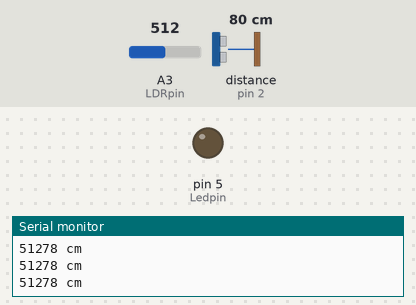
The sketch below on a simulated Arduino Uno, built with avr-gcc and run on an emulated ATmega328P. Shown: output pins drawn as LEDs (lit = HIGH), the last lines printed to the serial monitor. Wiring (inferred from the names in the program): ultrasonic range finder: trigger pin 3; echo pin 2. The inputs (shaded band) are chosen by the test bench; at power-on: A3 (LDRpin) = 512, distance to the obstacle (sensor on pin 2) 80 cm. The echo pulse lasts 58.3 µs per cm; pins used as bus, display or sensor lines are not drawn.

Above: at 1.2 s.
1.3 s: A3 (LDRpin) set to 111
4.3 s: A3 (LDRpin) set to 94
At 5.3 s:
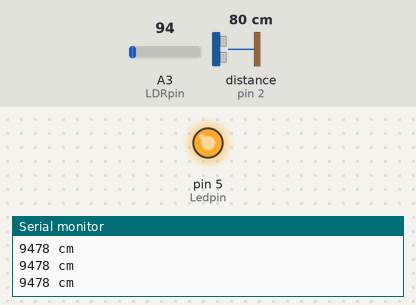
5.8 s: A3 (LDRpin) set to 110
At 6.4 s:
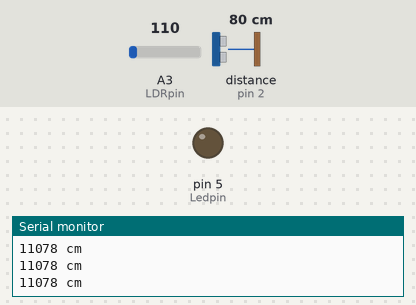
Timing chart, 0 to 8.8 s (numbered marks = the images above; inputs shaded):
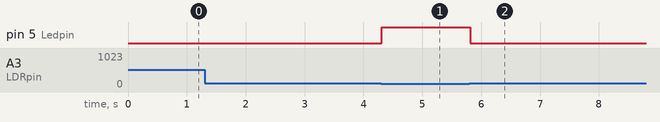

The sketch:

group_project.ino
```cpp
/////////////// pin initilisation /////////////
// LED pin intlisation
const int Ledpin = 5;

// Distance sensor pins intlisation
const int echopin =  2;
const int triggerpin =  3;

// Light resistor pins intlisation
const int LDRpin = A3;

void setup()
{
  Serial.begin(9600);


  // Instructs pins to ouput
  pinMode(Ledpin ,OUTPUT); // output --> turn light on/off
  pinMode(triggerpin,OUTPUT); // output --> Outputs a trigger an ultrasonic sound pluse
  pinMode(echopin,INPUT);// This outputs the pluse
  }
  void loop()
  {
    /////////////// Measruing light level outside///////////////
    //reading the light resistor analog pin
    int LDRvalue = analogRead(LDRpin);

    /////////////// Triggering sound waves///////////////
  //Rseating the trigger pin for 2 microseconds
  digitalWrite(triggerpin,LOW);
  delayMicroseconds(2);
  //Trigger the ultrasonic sound pluses for 10 microseconds
  digitalWrite(triggerpin,HIGH);
  delayMicroseconds(10);
  digitalWrite(triggerpin,LOW);

  /////////////// Distance calculation///////////////
  // Setting Time to the echo pin
  long Time = pulseIn(echopin,HIGH);
  int Distance = Time * 0.034/ 2;

  int expected_distance = 100; // Distance of room when empty --> limitation as it inaccuracte

  if(Distance < expected_distance && LDRvalue < 100)
  {
      digitalWrite(Ledpin,HIGH);

     // Serial.print(" on ");

      Serial.print(Distance);
      Serial.println(" cm ");
      Serial.print(LDRvalue);

  }

  else
  {
    digitalWrite(Ledpin,LOW);
    //Serial.print(" off ");
    Serial.print(LDRvalue);
    Serial.print(Distance);
    Serial.println(" cm ");

  }


}
```

Measured:
- the behaviour switches between 100 and 99 on A3 (LDRpin) (found by bisection; images 0 and 1)
- after the input at 4.3 s, pin 5 (Ledpin): LOW → HIGH at once
- after the input at 5.8 s, pin 5 (Ledpin): HIGH → LOW at once
